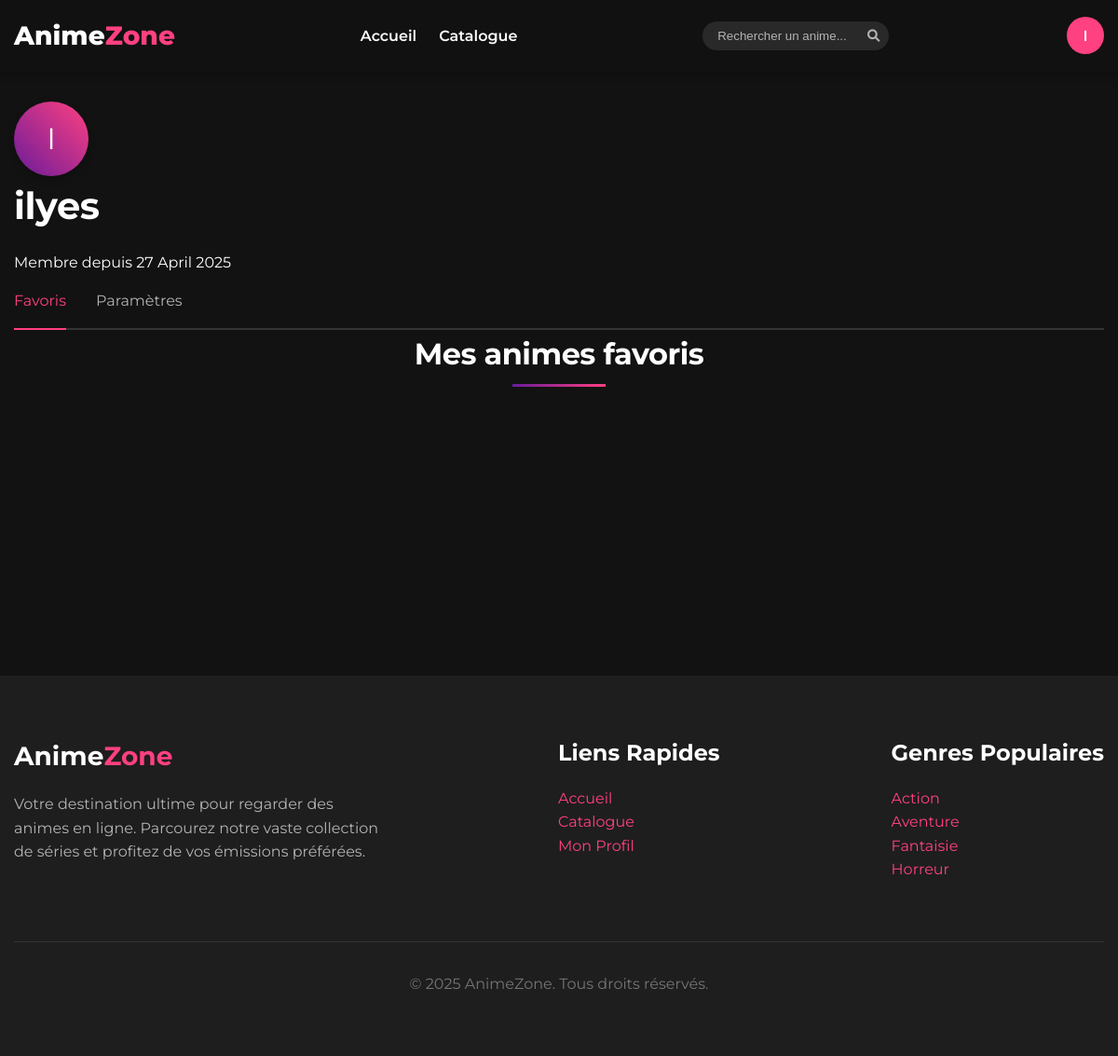
The app's page /profile (signed in) with its own data.
### app.py (models this page shows, shortened)
class User(UserMixin, db.Model):
    id = db.Column(db.Integer, primary_key=True)
    username = db.Column(db.String(64), unique=True, nullable=False)
    password_hash = db.Column(db.String(256), nullable=False)
    created_at = db.Column(db.DateTime, default=datetime.datetime.utcnow)
    last_login = db.Column(db.DateTime, default=datetime.datetime.utcnow)

### app.py (the view, shortened to what this page needs)
@app.route('/profile')
@login_required
def profile():
    progress_data = UserProgress.query.filter_by(user_id=current_user.id).order_by(UserProgress.last_watched.desc()).all()
    anime_data = load_anime_data()
    watching_anime = []
    favorites = UserFavorite.query.filter_by(user_id=current_user.id).all()
    favorite_anime = []
    for favorite in favorites:
        anime = next((a for a in anime_data if int(a.get('id', 0)) == favorite.anime_id), None)
        if anime:
            favorite_anime.append(anime)
    return render_template('profile_new.html',
                          watching_anime=watching_anime,
                          favorite_anime=favorite_anime)

### app.py (called while the page is built)
@login_manager.user_loader
def load_user(user_id):
    return User.query.get(int(user_id))

def load_anime_data():
    try:
        with open('static/data/anime.json', 'r', encoding='utf-8') as f:
            data = json.load(f)
            if isinstance(data, dict) and 'anime' in data:
                return data['anime']
            elif isinstance(data, list):
                return data
            else:
                logger.warning("Anime data file has unexpected format. Creating default structure.")
                return []
    except FileNotFoundError:
        logger.error("Anime data file not found. Creating empty data file.")
        os.makedirs('static/data', exist_ok=True)
        with open('static/data/anime.json', 'w', encoding='utf-8') as f:
            json.dump({'anime': []}, f, indent=4)
        return []
    except json.JSONDecodeError:
        logger.error("Error decoding anime data file. Returning empty list.")
        return []

### templates/profile_new.html (shortened to what this page needs)
{% extends 'base_new.html' %}
{% block content %}
<div class="container" style="margin-top: 2rem;">
    <div class="profile-header">
        <div class="profile-avatar-circle">
            <span>{{ current_user.username[0]|upper }}</span>
        </div>
        <div class="profile-info">
            <h1>{{ current_user.username }}</h1>
            <p>Membre depuis {{ current_user.created_at.strftime('%d %B %Y') }}</p>
        </div>
    </div>
    <div class="profile-tabs">
        <div class="tab-container">
            <div class="tab active" data-tab="favorites">
                <span class="tab-text">Favoris</span>
                <div class="tab-indicator"></div>
            </div>
            <a href="{{ url_for('settings') }}" class="tab">
                <span class="tab-text">Paramètres</span>
            </a>
        </div>
    </div>
    <div class="tab-content" id="favorites-content">
        <h2 class="section-title">Mes animes favoris</h2>
        {% if favorite_anime %}
        <div class="anime-grid">
            {% for anime in favorite_anime %}
            <a href="/anime/{{ anime.id }}" class="anime-card-link">
            </a>
            {% endfor %}
        </div>
        {% else %}
        <div class="empty-state">
            <i class="fas fa-heart"></i>
            <p>Vous n'avez pas encore d'animes favoris.</p>
            <a href="/search" class="btn btn-primary">Découvrir des animes</a>
        </div>
        {% endif %}
    </div>
</div>
{% endblock %}

### templates/base_new.html (shortened to what this page needs)
<!DOCTYPE html>
<html lang="en">
<head>
    <link rel="stylesheet" href="{{ url_for('static', filename='css/style.css') }}">
    <link rel="stylesheet" href="https://cdnjs.cloudflare.com/ajax/libs/font-awesome/6.0.0-beta3/css/all.min.css">
</head>
<body>
    <nav class="navbar">
        <div class="container navbar-container">
            <a href="/" class="navbar-brand">
                Anime<span>Zone</span>
            </a>
            <ul class="navbar-nav">
                <li class="nav-item">
                    <a href="/" class="nav-link">Accueil</a>
                </li>
                <li class="nav-item">
                    <a href="/search" class="nav-link">Catalogue</a>
                </li>
            </ul>
            <div class="search-container">
                <form id="searchForm" action="/search" method="GET">
                    <input type="text" id="searchInput" name="query" class="search-input" placeholder="Rechercher un anime..." autocomplete="off">
                    <button type="submit" class="search-button">
                        <i class="fas fa-search"></i>
                    </button>
                </form>
            </div>
            {% if current_user.is_authenticated %}
            <div class="user-menu">
                <div class="user-avatar" id="userAvatarToggle">
                    <span>{{ current_user.username[0]|upper }}</span>
                </div>
            </div>
            {% endif %}
        </div>
    </nav>
    {% block content %}{% endblock %}
    <footer class="section" style="background-color: var(--background-card); margin-top: 2rem;">
        <div class="container">
            <div style="display: flex; justify-content: space-between; flex-wrap: wrap;">
                <div style="margin-bottom: 2rem;">
                    <h3>Anime<span style="color: var(--accent-color);">Zone</span></h3>
                    <p style="color: var(--text-secondary); max-width: 400px;">
                        Votre destination ultime pour regarder des animes en ligne.
                        Parcourez notre vaste collection de séries et profitez de vos émissions préférées.
                    </p>
                </div>
                <div style="margin-bottom: 2rem;">
                    <h4>Liens Rapides</h4>
                    <ul style="list-style: none;">
                        <li><a href="/">Accueil</a></li>
                        <li><a href="/search">Catalogue</a></li>
                        {% if current_user.is_authenticated %}
                        <li><a href="{{ url_for('profile') }}">Mon Profil</a></li>
                        {% endif %}
                    </ul>
                </div>
                <div style="margin-bottom: 2rem;">
                    <h4>Genres Populaires</h4>
                    <ul style="list-style: none;">
                        <li><a href="/search?genre=action">Action</a></li>
                        <li><a href="/search?genre=adventure">Aventure</a></li>
                        <li><a href="/search?genre=fantasy">Fantaisie</a></li>
                        <li><a href="/search?genre=horror">Horreur</a></li>
                    </ul>
                </div>
            </div>
            <div style="text-align: center; margin-top: 2rem; padding-top: 2rem; border-top: 1px solid var(--border-color);">
                <p style="color: var(--text-muted);">
                    &copy; 2025 AnimeZone. Tous droits réservés.
                </p>
            </div>
        </div>
    </footer>
</body>
</html>

### static/css/style.css (style rules this page uses)
:root { --primary-color: #6a1b9a; --secondary-color: #9c27b0; --accent-color: #ff4081; --background-dark: #121212; --background-card: #1e1e1e; --text-primary: #ffffff; --text-secondary: #b3b3b3; --text-muted: #757575; --border-color: #333333; --shadow-color: rgba(0, 0, 0, 0.5); --news-color: #03a9f4; --upcoming-color: #4caf50; --page-transition-duration: 0.5s; }
body { animation: fadeInPage var(--page-transition-duration) ease-out forwards; }
* { margin: 0; padding: 0; box-sizing: border-box; -webkit-font-smoothing: antialiased; -moz-osx-font-smoothing: grayscale; }
body { font-family: 'Montserrat', 'Roboto', sans-serif; background-color: var(--background-dark); color: var(--text-primary); line-height: 1.6; overflow-x: hidden; scroll-behavior: smooth; will-change: transform; }
.navbar, .anime-card, .btn, .control-btn, .video-container, .fade-in, .hero, .filter-button { transform: translateZ(0); will-change: transform, opacity; backface-visibility: hidden; }
a { color: var(--accent-color); text-decoration: none; transition: all 0.3s ease; }
h1, h2, h3, h4, h5, h6 { font-weight: 700; margin-bottom: 1rem; }
h1 { font-size: 2.5rem; letter-spacing: -0.5px; }
h2 { font-size: 2rem; letter-spacing: -0.5px; }
h3 { font-size: 1.75rem; }
h4 { font-size: 1.5rem; }
.container { width: 100%; max-width: 1200px; margin: 0 auto; padding: 0 15px; }
.section { padding: 4rem 0; }
.section-title { text-align: center; margin-bottom: 2.5rem; position: relative; }
.section-title::after { content: ''; position: absolute; bottom: -10px; left: 50%; transform: translateX(-50%); width: 100px; height: 3px; background: linear-gradient(to right, var(--primary-color), var(--accent-color)); }
.navbar { background-color: rgba(18, 18, 18, 0.95); padding: 1rem 0; position: sticky; top: 0; z-index: 1000; backdrop-filter: blur(10px); box-shadow: 0 2px 10px rgba(0, 0, 0, 0.3); }
.navbar-container { display: flex; justify-content: space-between; align-items: center; }
.navbar-brand { font-size: 1.75rem; font-weight: 800; color: var(--text-primary); display: flex; align-items: center; }
.navbar-brand span { color: var(--accent-color); }
.navbar-nav { display: flex; list-style: none; }
.nav-item { margin-left: 1.5rem; }
.nav-link { color: var(--text-primary); font-weight: 600; position: relative; padding: 0.5rem 0; }
.nav-link::after { content: ''; position: absolute; bottom: 0; left: 0; width: 0; height: 2px; background-color: var(--accent-color); transition: width 0.3s ease; }
.search-container { position: relative; margin-left: 1.5rem; }
.search-input { padding: 0.5rem 1rem; padding-right: 2.5rem; border-radius: 20px; border: none; background-color: rgba(255, 255, 255, 0.1); color: var(--text-primary); width: 200px; transition: all 0.3s ease; }
.search-input::placeholder { color: var(--text-secondary); }
.search-button { position: absolute; right: 10px; top: 50%; transform: translateY(-50%); background: none; border: none; color: var(--text-secondary); cursor: pointer; transition: all 0.2s ease; }
.anime-grid { display: grid; grid-template-columns: repeat(auto-fill, minmax(250px, 1fr)); gap: 2rem; margin-top: 2rem; }
.anime-card-link { display: block; position: relative; overflow: hidden; border-radius: 8px 8px 0 0; }

### templates/profile_new.html (style rules this page uses)
.profile-avatar-circle { width: 80px; height: 80px; border-radius: 50%; background: linear-gradient(45deg, var(--primary-color), var(--accent-color)); display: flex; align-items: center; justify-content: center; font-size: 2rem; color: white; margin-right: 1.5rem; box-shadow: 0 4px 10px rgba(0,0,0,0.2); }
.tab-container { display: flex; gap: 2rem; border-bottom: 2px solid var(--border-color); padding-bottom: 0; }
.tab { position: relative; padding: 1rem 0; cursor: pointer; color: var(--text-secondary); transition: color 0.3s ease; }
.tab.active { color: var(--accent-color); }
.tab-indicator { position: absolute; bottom: -2px; left: 0; width: 0; height: 2px; background-color: var(--accent-color); transition: width 0.3s ease; }
.tab.active .tab-indicator { width: 100%; }

### templates/base_new.html (style rules this page uses)
.user-menu { position: relative; margin-left: 1rem; }
.user-avatar { width: 40px; height: 40px; border-radius: 50%; background-color: var(--accent-color); display: flex; align-items: center; justify-content: center; color: white; font-weight: 600; cursor: pointer; transition: all 0.3s ease; }

### records on screen
User: username "I", username "ilyes", created_at "27 April 2025"
